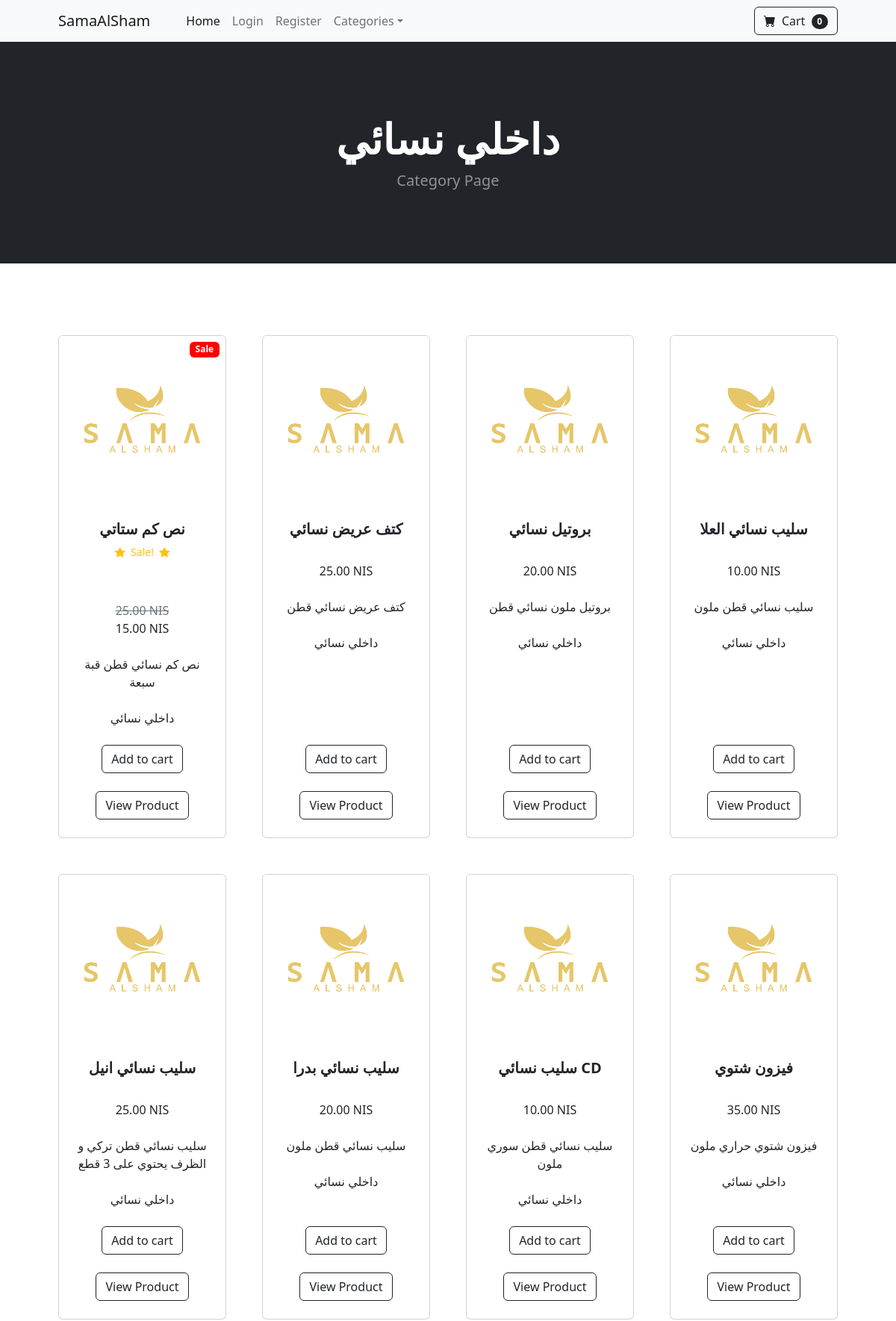
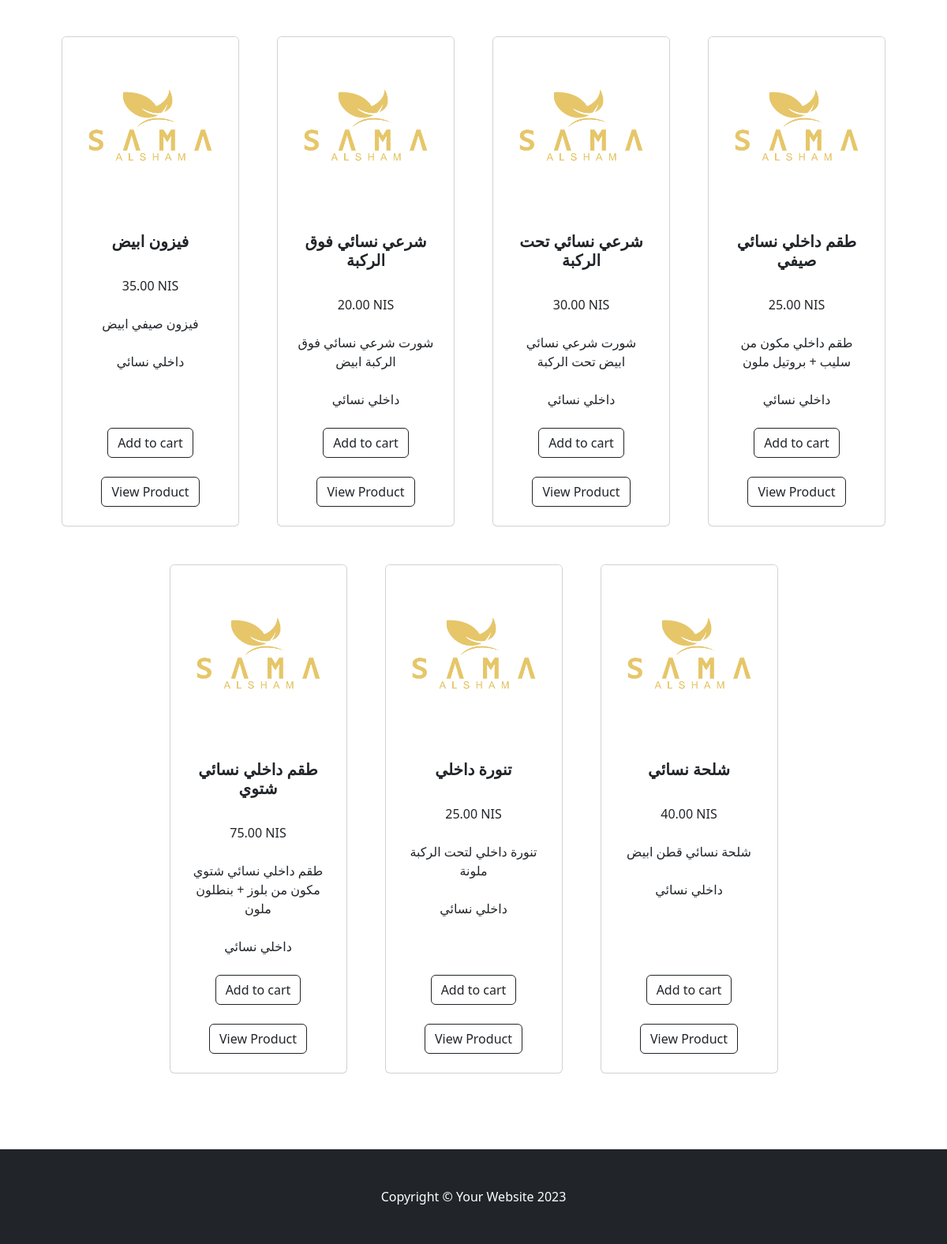
The page /category/داخلي-نسائي on the database its author committed (2 pictures, top to bottom).
### store/models.py (models this page shows, shortened)
class Category(models.Model):
    name = models.CharField(max_length=50)
    parent_category = models.CharField(null=True, blank=True,max_length=25)
    description = models.CharField(max_length=250)
    def __str__(self):
        return self.name
    class Meta:
        verbose_name_plural='categories'

class Product(models.Model):
    summ_or_win = {"summer": "صيفي", "winter": "شتوي"}
    name = models.CharField(max_length=50)
    description = models.CharField(max_length=250, default="", blank=True, null=True)
    price = models.DecimalField(default=0, decimal_places=2, max_digits=6)
    category = models.ForeignKey(Category, on_delete=models.CASCADE, null=True)
    summer_or_winter = models.CharField(max_length=20, choices=summ_or_win, null=True)
    created_at = models.DateField(default=datetime.datetime.today)
    updated_at = models.DateField(default=datetime.datetime.today,blank=True,null=True)
    image = models.ImageField(upload_to="uploads/product/")
    is_on_sale=models.BooleanField(default=False)
    sale_price=models.DecimalField(default=0,decimal_places=2,max_digits=6)

### store/views.py (the view)
# urls.py: path("category/<str:cat>",views.category,name='category'),
def category(request, cat):
    cat = cat.replace("-", " ")
    try:
        if cat == "نسائي" or cat == "رجالي" or cat == "ولادي" or cat == "بناتي":
            category = Category.objects.filter(parent_category=cat)
            products=[]
            for categ in category:
                products.extend(Product.objects.filter(category=categ))
            return render(
                request, "category.html", {"products": products, "category": cat}
            )
        else:
            category = Category.objects.get(name=cat)
            products = Product.objects.filter(category=category)
            return render(
                request, "category.html", {"products": products, "category": category}
            )
    except:
        messages.success(request, ("category doesnt exist"))
        return redirect("home")

### store/templates/category.html (shortened to what this page needs)
{% extends 'base.html' %}
{% load static %}
{% block content %}
<header class="bg-dark py-5">
    <div class="container px-4 px-lg-5 my-5">
        <div class="text-center text-white">
            <h1 class="display-4 fw-bolder">{{category}}</h1>
            <p class="lead fw-normal text-white-50 mb-0">Category Page</p>
        </div>
    </div>
</header>
<section class="py-5">
    <div class="container px-4 px-lg-5 mt-5">
        <div class="row gx-4 gx-lg-5 row-cols-2 row-cols-md-3 row-cols-xl-4 justify-content-center">
            {% for product in products %}
            {% if product.is_on_sale %}
            <div class="col mb-5">
                <div class="card h-100">
                    <div class="badge text-white position-absolute"
                        style="top: 0.5rem; right: 0.5rem; background-color: red;">Sale
                    </div>
                    <img class="card-img-top" src="{{product.image.url}}" alt="..." />
                    <div class="card-body p-4">
                        <div class="text-center">
                            <h5 class="fw-bolder">{{product.name}}</h5>
                            <div class="d-flex justify-content-center small text-warning mb-2">
                                <div class="bi-star-fill"></div>
                                &nbsp;&nbsp;Sale!&nbsp;&nbsp;
                                <div class="bi-star-fill"></div>
                            </div>
                            <span class="text-muted text-decoration-line-through">{{product.price}} NIS</span>
                            {{product.sale_price}} NIS
                            {{product.description}}
                            {{product.category}}
                        </div>
                    </div>
                    <div class="card-footer p-4 pt-0 border-top-0 bg-transparent">
                        <div class="text-center"><a class="btn btn-outline-dark mt-auto" href="#">Add to cart</a>
                        </div>
                        <div class="text-center"><a class="btn btn-outline-dark mt-auto"
                                href="{% url 'product' product.id %}">View Product</a>
                        </div>
                    </div>
                </div>
            </div>
            {% else %}
            <div class="col mb-5">
                <div class="card h-100">
                    <img class="card-img-top" src="{{product.image.url}}" alt="{{product.name}}" />
                    <div class="card-body p-4">
                        <div class="text-center">
                            <h5 class="fw-bolder">{{product.name}}</h5>
                            {{product.price}} NIS
                            {{product.description}}
                            {{product.category}}
                        </div>
                    </div>
                    <div class="card-footer p-4 pt-0 border-top-0 bg-transparent">
                        <div class="text-center">
                            <a class="btn btn-outline-dark mt-auto" href="#">Add to cart</a>
                        </div>
                        <div class="text-center">
                            <a class="btn btn-outline-dark mt-auto" href="{% url 'product' product.id %}">View
                                Product</a>
                        </div>
                    </div>
                </div>
            </div>
            {% endif %}
            {% endfor %}
        </div>
    </div>
</section>
{% endblock%}

### rows shown on the page
Category: name "داخلي نسائي"
Product: image (picture), name "نص كم ستاتي", price "25.00", sale_price "15.00", description "نص كم نسائي قطن قبة سبعة", category "داخلي نسائي"
Product: image (picture), name "كتف عريض نسائي", price "25.00", description "كتف عريض نسائي قطن", category "داخلي نسائي"
Product: image (picture), name "بروتيل نسائي", price "20.00", description "بروتيل ملون نسائي قطن", category "داخلي نسائي"
Product: image (picture), name "سليب نسائي العلا", price "10.00", description "سليب نسائي قطن ملون", category "داخلي نسائي"
Product: image (picture), name "سليب نسائي انيل", price "25.00", description "سليب نسائي قطن تركي و الظرف يحتوي على 3 قطع", category "داخلي نسائي"
Product: image (picture), name "سليب نسائي بدرا", price "20.00", description "سليب نسائي قطن ملون", category "داخلي نسائي"
Product: image (picture), name "سليب نسائي CD", price "10.00", description "سليب نسائي قطن سوري ملون", category "داخلي نسائي"
Product: image (picture), name "فيزون شتوي", price "35.00", description "فيزون شتوي حراري ملون", category "داخلي نسائي"
Product: image (picture), name "فيزون ابيض", price "35.00", description "فيزون صيفي ابيض", category "داخلي نسائي"
Product: image (picture), name "شرعي نسائي فوق الركبة", price "20.00", description "شورت شرعي نسائي فوق الركبة ابيض", category "داخلي نسائي"
Product: image (picture), name "شرعي نسائي تحت الركبة", price "30.00", description "شورت شرعي نسائي ابيض تحت الركبة", category "داخلي نسائي"
Product: image (picture), name "طقم داخلي نسائي صيفي", price "25.00", description "طقم داخلي مكون من سليب + بروتيل ملون", category "داخلي نسائي"
Product: image (picture), name "طقم داخلي نسائي شتوي", price "75.00", description "طقم داخلي نسائي شتوي مكون من بلوز + بنطلون ملون", category "داخلي نسائي"
Product: image (picture), name "تنورة داخلي", price "25.00", description "تنورة داخلي لتحت الركبة ملونة", category "داخلي نسائي"
Product: image (picture), name "شلحة نسائي", price "40.00", description "شلحة نسائي قطن ابيض", category "داخلي نسائي"
